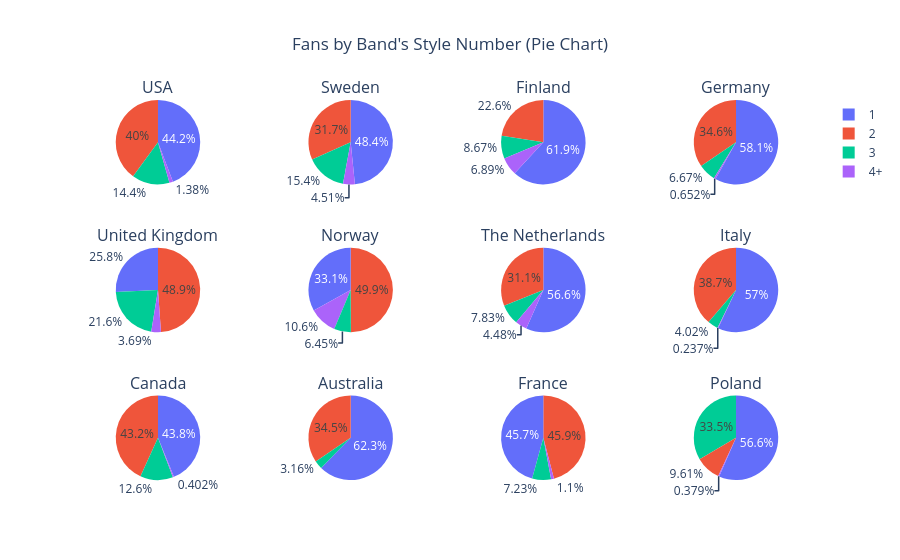

The notebook cell saved with this chart:
### Markdown cell above
## Visualization model #3

### Code cell
# implementation of the viz 3 in this cell

#Pie Chart

specs =[[{'type':'pie'}]*4]*3   # *cols *rows
subplot_titles = []
for c in data['origin'].unique():
    subplot_titles.append(c)

fig = make_subplots(rows=3, cols=4, specs =specs, subplot_titles=subplot_titles)

i=0
for c in data['origin'].unique():
    row = i // 4 + 1
    col = i % 4 + 1
    fig.add_trace(go.Pie(labels=data[data['origin']==c]['label'], values=data[data['origin']==c]['fans'], name =c),row, col)
    
    i+=1
    
fig.update_layout(title="Fans by Band's Style Number (Pie Chart)",
                title_x=0.5)

fig.show()

### Figure 1 — Plotly figure (JSON) as saved in the notebook; plotly's stock layout.template omitted (floating-point values rounded to 4 significant figures)
{"data": [{"domain": {"x": [0, 0.2125], "y": [0.7778, 1]}, "labels": ["1", "2", "3", "4+"], "name": "USA", "type": "pie", "values": [45381, 41014, 14762, 1415]}, {"domain": {"x": [0.2625, 0.475], "y": [0.7778, 1]}, "labels": ["1", "2", "3", "4+"], "name": "Sweden", "type": "pie", "values": [23063, 15123, 7323, 2151]}, {"domain": {"x": [0.525, 0.7375], "y": [0.7778, 1]}, "labels": ["1", "2", "3", "4+"], "name": "Finland", "type": "pie", "values": [20482, 7479, 2872, 2280]}, {"domain": {"x": [0.7875, 1], "y": [0.7778, 1]}, "labels": ["1", "2", "3", "4+"], "name": "Germany", "type": "pie", "values": [17206, 10236, 1976, 193]}, {"domain": {"x": [0, 0.2125], "y": [0.3889, 0.6111]}, "labels": ["2", "1", "3", "4+"], "name": "United Kingdom", "type": "pie", "values": [16953, 8947, 7508, 1279]}, {"domain": {"x": [0.2625, 0.475], "y": [0.3889, 0.6111]}, "labels": ["2", "1", "4+", "3"], "name": "Norway", "type": "pie", "values": [11228, 7440, 2378, 1451]}, {"domain": {"x": [0.525, 0.7375], "y": [0.3889, 0.6111]}, "labels": ["1", "2", "3", "4+"], "name": "The Netherlands", "type": "pie", "values": [5167, 2835, 715, 409]}, {"domain": {"x": [0.7875, 1], "y": [0.3889, 0.6111]}, "labels": ["1", "2", "3", "4+"], "name": "Italy", "type": "pie", "values": [4094, 2783, 289, 17]}, {"domain": {"x": [0, 0.2125], "y": [0, 0.2222]}, "labels": ["1", "2", "3", "4+"], "name": "Canada", "type": "pie", "values": [3929, 3872, 1126, 36]}, {"domain": {"x": [0.2625, 0.475], "y": [0, 0.2222]}, "labels": ["1", "2", "3"], "name": "Australia", "type": "pie", "values": [3713, 2055, 188]}, {"domain": {"x": [0.525, 0.7375], "y": [0, 0.2222]}, "labels": ["2", "1", "3", "4+"], "name": "France", "type": "pie", "values": [3419, 3402, 538, 82]}, {"domain": {"x": [0.7875, 1], "y": [0, 0.2222]}, "labels": ["1", "3", "2", "4+"], "name": "Poland", "type": "pie", "values": [3284, 1943, 558, 22]}], "layout": {"annotations": [{"font": {"size": 16}, "showarrow": false, "text": "USA", "x": 0.1062, "xanchor": "center", "xref": "paper", "y": 1, "yanchor": "bottom", "yref": "paper"}, {"font": {"size": 16}, "showarrow": false, "text": "Sweden", "x": 0.3688, "xanchor": "center", "xref": "paper", "y": 1, "yanchor": "bottom", "yref": "paper"}, {"font": {"size": 16}, "showarrow": false, "text": "Finland", "x": 0.6313, "xanchor": "center", "xref": "paper", "y": 1, "yanchor": "bottom", "yref": "paper"}, {"font": {"size": 16}, "showarrow": false, "text": "Germany", "x": 0.8938, "xanchor": "center", "xref": "paper", "y": 1, "yanchor": "bottom", "yref": "paper"}, {"font": {"size": 16}, "showarrow": false, "text": "United Kingdom", "x": 0.1062, "xanchor": "center", "xref": "paper", "y": 0.6111, "yanchor": "bottom", "yref": "paper"}, {"font": {"size": 16}, "showarrow": false, "text": "Norway", "x": 0.3688, "xanchor": "center", "xref": "paper", "y": 0.6111, "yanchor": "bottom", "yref": "paper"}, {"font": {"size": 16}, "showarrow": false, "text": "The Netherlands", "x": 0.6313, "xanchor": "center", "xref": "paper", "y": 0.6111, "yanchor": "bottom", "yref": "paper"}, {"font": {"size": 16}, "showarrow": false, "text": "Italy", "x": 0.8938, "xanchor": "center", "xref": "paper", "y": 0.6111, "yanchor": "bottom", "yref": "paper"}, {"font": {"size": 16}, "showarrow": false, "text": "Canada", "x": 0.1062, "xanchor": "center", "xref": "paper", "y": 0.2222, "yanchor": "bottom", "yref": "paper"}, {"font": {"size": 16}, "showarrow": false, "text": "Australia", "x": 0.3688, "xanchor": "center", "xref": "paper", "y": 0.2222, "yanchor": "bottom", "yref": "paper"}, {"font": {"size": 16}, "showarrow": false, "text": "France", "x": 0.6313, "xanchor": "center", "xref": "paper", "y": 0.2222, "yanchor": "bottom", "yref": "paper"}, {"font": {"size": 16}, "showarrow": false, "text": "Poland", "x": 0.8938, "xanchor": "center", "xref": "paper", "y": 0.2222, "yanchor": "bottom", "yref": "paper"}], "title": {"text": "Fans by Band's Style Number (Pie Chart)", "x": 0.5}}}
